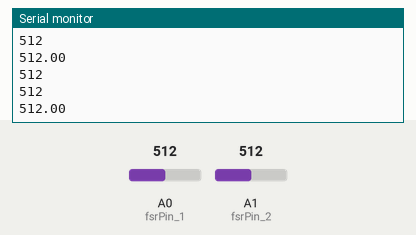
This sketch was run on a simulated Arduino Uno, built with avr-gcc and run on an emulated ATmega328P. Parts: the last lines printed to the serial monitor. The test bench sets the inputs (shaded band); at power-on: A0 (fsrPin_1) = 512, A1 (fsrPin_2) = 512.

Above: at 1.3 s.
1.4 s: A0 (fsrPin_1) set to 716
At 1.81 s:
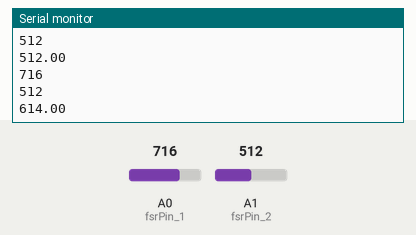
2.9 s: A1 (fsrPin_2) set to 716
At 3.32 s:
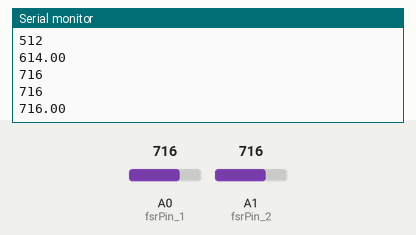
4.4 s: A0 (fsrPin_1) set to 900
At 4.82 s:
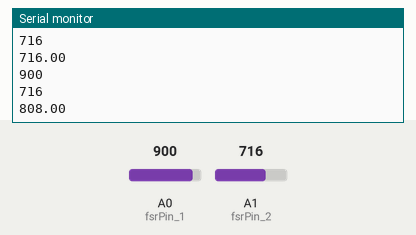
5.9 s: A1 (fsrPin_2) set to 900
At 6.32 s:
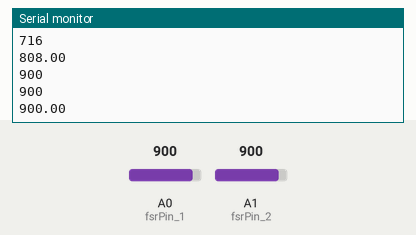
Timing chart, 0 to 8.4 s (numbered marks = the images above; inputs shaded):
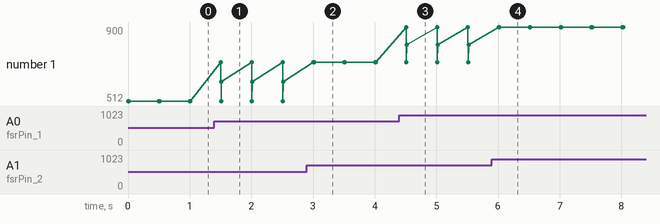

The sketch:

FSR_calibracion.ino
```cpp
int fsrPin_1 = 0; // Pin analogico 0
int fsrPin_2 = 1;
int fsrReading_1; // Realizacion del divisor de voltaje
int fsrReading_2;
int fsrVoltage; // conversion de analogico a voltaje
float F;
unsigned long fsrResistance; // Voltaje es convertido en resistencia
unsigned long fsrConductance;
long fsrForce; // Conversion de resistencia a fuerza

void setup(void) {
Serial.begin(9600);
}

void loop(void) {
fsrReading_1 = analogRead(fsrPin_1);
fsrReading_2= analogRead(fsrPin_2);
F=(fsrReading_1+fsrReading_2)/2;

Serial.println(fsrReading_1);
Serial.println(fsrReading_2);
Serial.println(F);


delay(500);
}
```

Measured:
- after the input at 1.4 s, the serial monitor: prints a new line after 0.10 s (image 1)
- after the input at 2.9 s, the serial monitor: prints a new line after 0.12 s (image 2)
- after the input at 4.4 s, the serial monitor: prints a new line after 0.11 s (image 3)
- after the input at 5.9 s, the serial monitor: prints a new line after 0.12 s (image 4)
- plotted number 1: 512 → 614 after the input at 1.4 s, 716 → 808 after the input at 4.4 s
